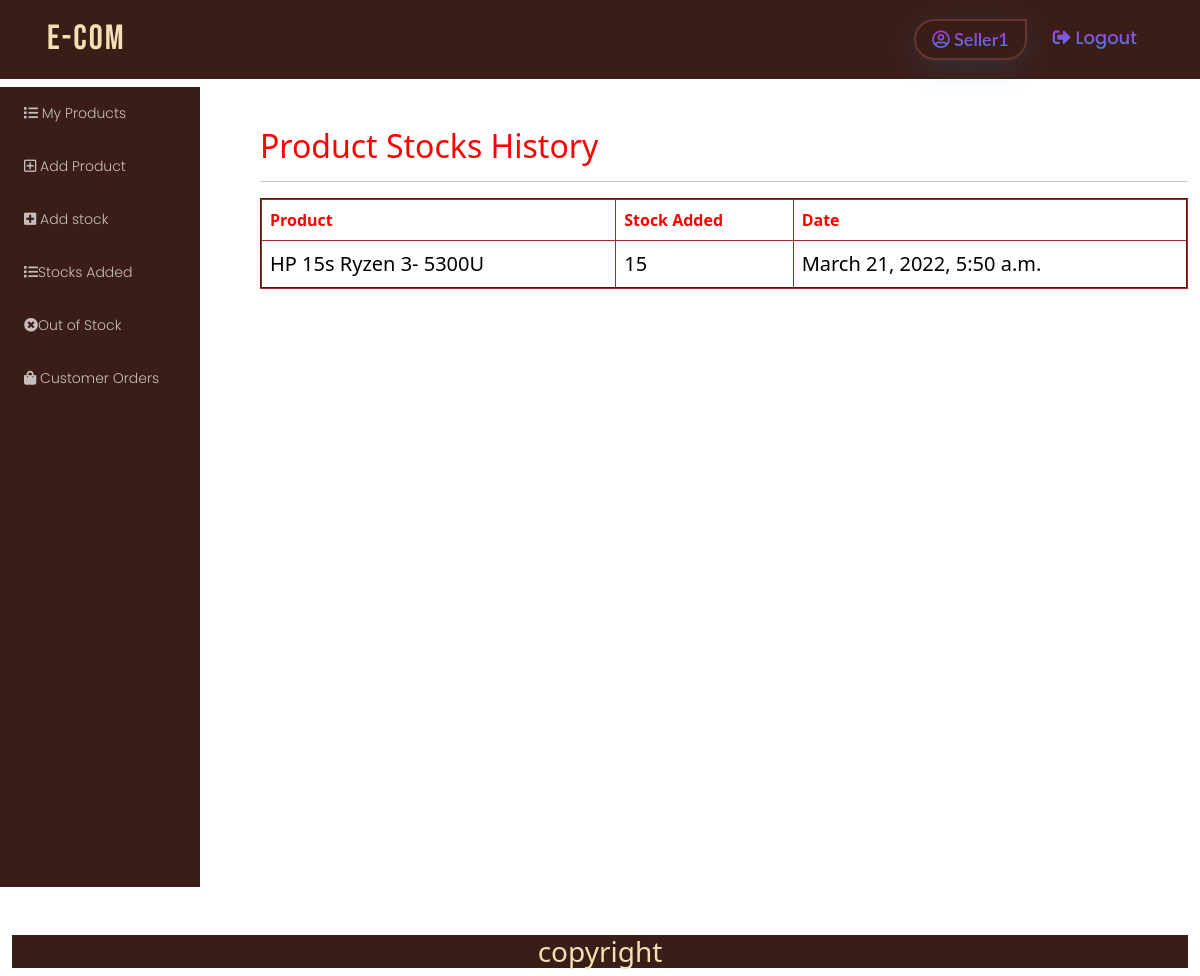
Screenshot of /seller/stockavailable (signed in) with the database file from the repository.
### authapp/models.py (models this page shows)
class User(AbstractUser):
    is_seller = models.BooleanField(default=False)
    is_customer = models.BooleanField(default=False)

### seller/models.py (models this page shows, shortened)
class ProductStock(Abstractmodels):
    stock_available = models.PositiveIntegerField(default=0, help_text='No: of Product Available')
    product = models.ForeignKey(Product, on_delete=models.CASCADE, related_name='productstock')
    user = models.ForeignKey(User, on_delete=models.CASCADE, related_name='stockadder')
    class Meta:
        ordering = ['-created_date']

class Product(Abstractmodels):
    name = models.CharField(max_length=120, verbose_name='Product Name')
    brand = models.CharField(max_length=120, verbose_name='Brand Name', blank=True)
    price = models.PositiveIntegerField(default=0)
    details = models.CharField(max_length=1000, verbose_name='Details of Product')
    image = models.ImageField(upload_to='product_images')
    category = models.ForeignKey(Category, on_delete=models.CASCADE, related_name='category')
    user = models.ForeignKey(User, on_delete=models.CASCADE, related_name='seller')
    stock = models.PositiveIntegerField(default=0)
    class Meta:
        ordering = ['-created_date']
    def __str__(self):
        return self.name

### seller/views.py (the view)
# urls.py: path('stockavailable', views.StockView.as_view(), name='stockavailable'),
@method_decorator([login_required, seller_required], name='dispatch')
class StockView(ListView):
    model = ProductStock
    template_name = 'seller/stock_history.html'
    context_object_name = 'stocks'
    def get_queryset(self):
        return ProductStock.objects.filter(user=self.request.user)

### templates/seller/stock_history.html
<!DOCTYPE html>
{%extends 'seller/baseadmin.html'%}
{%load static%}
  {% block body_block %}
<div class="mt-5 ms-5">
    <h2 class="" style="color: red">Product Stocks History</h2>
            <hr>
<table class="table table-bordered" border="2px">
      <tr>
        <th>Product</th>
        <th>Stock Added</th>
        <th>Date</th>
      </tr>
{%for stock in stocks%}
<tr>
    <td>{{stock.product}}</td>
    <td>{{stock.stock_available}}</td>
    <td> {{stock.created_date}}</td>
</tr>
{%endfor%}
</table>
</div>
  {% endblock %}

### templates/seller/baseadmin.html (shortened to what this page needs)
<!DOCTYPE html>
{%load static%}
<html lang="en">
<head>
    <link href="https://cdn.jsdelivr.net/npm/bootstrap@5.1.1/dist/css/bootstrap.min.css" rel="stylesheet"
>
    <link rel="stylesheet" href="https://cdnjs.cloudflare.com/ajax/libs/font-awesome/5.15.0/css/all.min.css"
/>
    <link rel="stylesheet" href="https://cdnjs.cloudflare.com/ajax/libs/font-awesome/5.15.0/css/fontawesome.min.css"
/>
    <link rel="stylesheet" href="{%static 'css/styles.css'%}">
</head>
<body>
<nav class="navbar navbar-expand-lg navbarTransparent">
    <div class="container">
        <a class="navbar-brand" href="{%url 'home' %}">E-Com</a>
        <div class="collapse navbar-collapse" id="navbarSupportedContent">
            <ul class="navbar-nav ms-auto mb-2 mb-lg-0">
                <li class="nav-item">
                    <a class="nav-link active" href="#">
                        <i class="far  fa-user-circle icolor"></i>&nbsp;{{request.user}}
                    </a>
                </li>
                <li class="nav-item">
                    <a class="nav-link" href="{%url 'logout'%}"><i
                            class="fas fa-sign-out-alt icolor"></i>&nbsp;Logout</a>
                </li>
            </ul>
        </div>
    </div>
</nav>
<div class="container-fluid ">
    <div class="row">
        <div class="col-md-2 db-padd">
            <div class="dashbard-left">
                <div class="row">
                    <div class="col-md-12">
                        <div class="dashleft-2">
                            <ul class="list-group">
                                <li class="list-group-item "><a href="{%url 'myproducts'%}"><i
                                        class="fas fa-list"></i>&nbsp;My Products</a></li>
                                <li class="list-group-item"><a href="{% url 'productadd'%}"><i
                                        class="far fa-plus-square"></i>&nbsp;Add Product</a></li>
                                <li class="list-group-item"><a href="{%url 'stockadd'%}"><i
                                        class="fas fa-plus-square"></i>&nbsp;Add stock</a></li>
                                <li class="list-group-item"><a href="{%url 'stockavailable'%}"><i
                                        class="fas fa-list"></i>Stocks Added</a></li>
                                <li class="list-group-item"><a href="{%url 'outofstock'%}"><i
                                        class="fas fa-times-circle"></i>Out of Stock</a></li>
                                   <li class="list-group-item"><a href="{%url 'customerorders'%}"><i
                                        class="fas fa-shopping-bag"></i>&nbsp;Customer Orders</a></li>
                            </ul>
                        </div>
                    </div>
                </div>
            </div>
        </div>
        <div class="col-md-10">
            {%block body_block%}
            {%endblock%}
        </div>
    </div>
    <div class="footer mt-5">
        <h3>copyright</h3>
    </div>
</div>
</body>
</html>

### static/css/styles.css (style rules this page uses)
th { color: red; }
td { margin-top : 5px; color: black; font-size : 20px; }
.table-bordered { border-color: brown; border-radius: 3rem!important; }
.db-padd { padding: 0!important; }
.dashbard-left { width: 100%; position: relative; z-index: 1; top: 0; left: 0; overflow-x: hidden; }
.dashbard-left .dashleft-2 { background-color: rgb(59, 29, 24); border-radius: 0rem; margin-top: 0.5rem; height: 100vh; }
.dashleft-2 .list-group .list-group-item { font-family: "Poppins", sans-serif; font-weight: 300; font-size: 14px; background-color: transparent; border: none; margin: 8px; cursor: pointer; }
.dashleft-2 .list-group .list-group-item a { color:rgba(255, 255, 255, 0.712); text-decoration: none; }
body { background-image: url(""); background-repeat: no-repeat; background-attachment: fixed; }
.navbarTransparent { background-color: rgb(59, 29, 24); }
.navbar .navbar-brand { font-family: "Bebas Neue", cursive; color: wheat; font-size: 35px; font-weight: 100; letter-spacing: 2px; padding: 5px; }
.navbar .navbar-nav .nav-item { opacity: 0.9; margin: 5px; }
.navbar .navbar-nav .nav-item .nav-link.active { border-top-left-radius: 7rem; border-bottom-left-radius: 7rem; border-bottom-right-radius: 7rem; box-shadow: 0 8px 32px 0 rgba(18, 174, 232, 0.17); font-size: 18px; font-weight: 600; font-family: "Lato", sans-serif; padding: 5px 16px; background: -webkit-linear-gradient(rgb(247, 19, 255), rgb(18, 174, 232)); -webkit-background-clip: text; background-clip: text; -webkit-text-fill-color: transparent; border-width: 2px; border-style: solid; border-color: rgb(107, 57, 49); }
.navbar .navbar-nav .nav-item .nav-link { text-transform: capitalize; font-size: 18px; font-weight: 500; font-family: "Poppins", sans-serif; padding: 5px 16px; background: -webkit-linear-gradient(rgb(247, 19, 255), rgb(18, 174, 232)); -webkit-background-clip: text; background-clip: text; -webkit-text-fill-color: transparent; }
.footer { background-color : rgb(59, 29, 24); text-align : center; color: wheat; width:100%; }

### rows the page displays
User: user "Seller1"
ProductStock: product "HP 15s Ryzen 3- 5300U", stock_available "15", created_date "March 21, 2022, 5:50 a.m."
